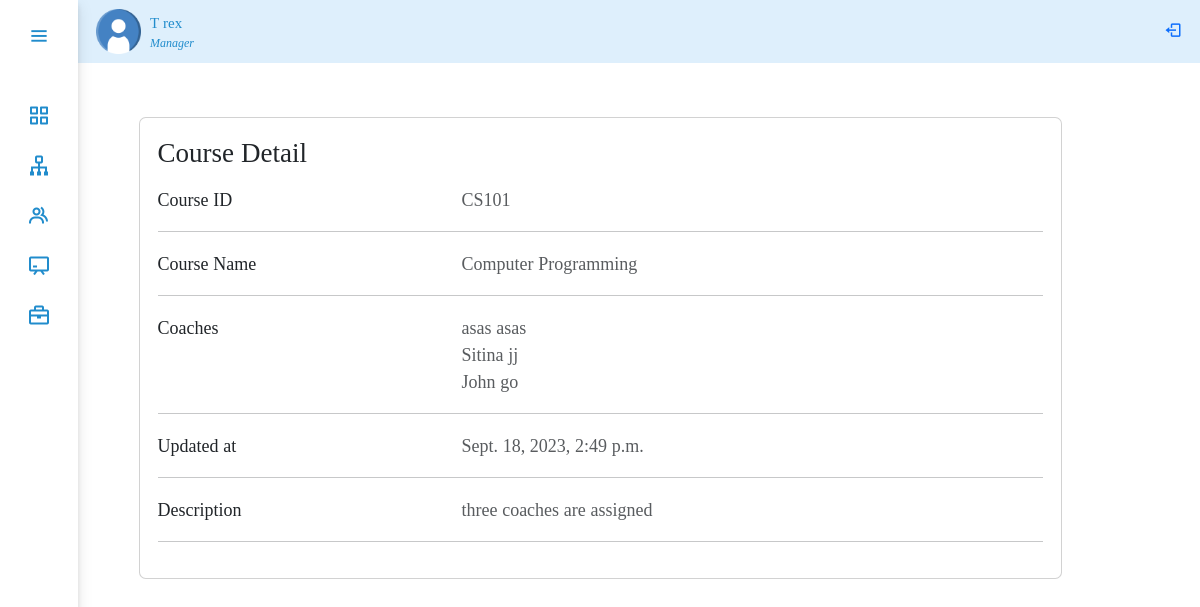
The page /panel/courses/1/ (signed in) on the database its author committed.
### performance/models.py (models this page shows, shortened)
class CustomUser(AbstractBaseUser, PermissionsMixin):
    user_id = models.CharField(max_length=10, unique=True)
    first_name = models.CharField(max_length=30)
    last_name = models.CharField(max_length=30)
    is_active = models.BooleanField(default=True)
    is_manager = models.BooleanField(default=False)
    is_employee = models.BooleanField(default=False)
    is_admin = models.BooleanField(default=False)
    is_staff = models.BooleanField(default=False)
    is_superuser = models.BooleanField(default=False)
    objects = UserManager()
    USERNAME_FIELD = 'user_id'
    REQUIRED_FIELDS = ['first_name', 'last_name']
    class Meta:
        permissions = [
            ("view_manager_pages", "Can view manager pages"),
            ("view_employee_pages", "Can view employee pages"),
        ]

class Course(models.Model):
    course_id = models.CharField(max_length=50, null=True)
    course_name = models.CharField(max_length=100, null=True)
    coach = models.ManyToManyField(Employee, blank=True)
    description = models.TextField(blank=True, null=True)
    updated_at = models.DateTimeField(auto_now=True)

class Employee(models.Model):
    user = models.OneToOneField(
        CustomUser, on_delete=models.CASCADE, null=True, blank=True, related_name='user')
    GENDER_CHOICES = (
        ('M', 'Male'),
        ('F', 'Female'),
    )
    MARITAL_STATUS_CHOICES = (
        ('S', 'Single'),
        ('M', 'Married'),
        ('D', 'Divorced'),
        ('W', 'Widowed'),
    )
    EMPLOYMENT_TYPE_CHOICES = (
        ('fulltime_permanent', 'Fulltime Permanent'),
        ('fulltime_probation', 'Fulltime Probation'),
        ('part_time_contract', 'Part Time Contract'),
    )
    STATUS_CHOICES = (
        ('A', 'Active'),
        ('IN', 'Inactive'),
    )
    avatar = models.ImageField(upload_to='avatar/', null=True, blank=True)
    gender = models.CharField(max_length=1, choices=GENDER_CHOICES, null=True)
    dob = models.DateField(blank=True, null=True)
    nationality = models.CharField(max_length=100, null=True, blank=True)
    marital_status = models.CharField(
        max_length=50, choices=MARITAL_STATUS_CHOICES, null=True, blank=True)
    phone_number = models.CharField(max_length=20, null=True, blank=True)
    email = models.EmailField(max_length=254)
    address = models.CharField(max_length=100, null=True, blank=True)
    joined_date = models.DateField(null=True)
    department = models.ForeignKey(
        Department, on_delete=models.SET_NULL, null=True, blank=True)
    designation = models.ForeignKey(
        Designation, on_delete=models.SET_NULL, null=True)
    employment_type = models.CharField(
        max_length=20, choices=EMPLOYMENT_TYPE_CHOICES, null=True)
    salary = models.DecimalField(
        max_digits=10, decimal_places=2, null=True, blank=True)
    promotion_designation = models.ForeignKey(
        Designation, on_delete=models.SET_NULL, related_name='promotion', null=True, blank=True)
    manager = models.ForeignKey(
        CustomUser, on_delete=models.SET_NULL, null=True, blank=True)
    created_at = models.DateTimeField(auto_now_add=True, null=True, blank=True)
    updated_at = models.DateTimeField(auto_now=True, null=True, blank=True)
    status = models.CharField(max_length=50, null=True, choices=STATUS_CHOICES)
    note = models.TextField(blank=True, null=True)
    objects = ActiveEmployeeManager()

### performance/views.py (the view)
class CourseDetailView(UserPassesTestMixin, DetailView):
    model = Course
    template_name = 'performance/course/course_detail.html'
    context_object_name = 'course_detail'
    def test_func(self):
        return is_manager(self.request.user)

### performance/models.py (called while the page is built)
    def get_queryset(self):
        return super().get_queryset().exclude(status='In')

### performance/views.py (called while the page is built)
def is_manager(user):
    return user.is_authenticated and user.is_manager

### performance/templates/performance/course/course_detail.html (shortened to what this page needs)
{% extends 'performance/adminPanel.html' %}
{% load static %}
{% block body %}
<section>
  <div class="container py-5">
    <div class="row">
      <div class="col-lg-10 mx-auto">
        <div class="card mb-4">
          <div class="card-body">
            <h4 class="mb-3">Course Detail</h4>
            <div class="row">
              <div class="col-sm-4">
                <p class="mb-0">Course ID</p>
              </div>
              <div class="col-sm-8">
                <p class="text-muted mb-0">{{course_detail.course_id}}</p>
              </div>
            </div>
            <hr>
            <div class="row">
              <div class="col-sm-4">
                <p class="mb-0">Course Name</p>
              </div>
              <div class="col-sm-8">
                <p class="text-muted mb-0">{{course_detail.course_name}} </p>
              </div>
            </div>
             <hr>
            <div class="row">
              <div class="col-sm-4">
                <p class="mb-0">Coaches</p>
              </div>
              <div class="col-sm-8">
                {% for coach in course_detail.coach.all %}
                  <p class="text-muted mb-0">{{coach.user.first_name}} {{coach.user.last_name}}</p>
                {% endfor %}
              </div>
            </div>
            <hr>
            <div class="row">
              <div class="col-sm-4">
                <p class="mb-0">Updated at</p>
              </div>
              <div class="col-sm-8">
                <p class="text-muted mb-0">{{course_detail.updated_at}}</p>
              </div>
            </div>
            <hr>
            <div class="row">
              <div class="col-sm-4">
                <p class="mb-0">Description</p>
              </div>
              <div class="col-sm-8">
                <p class="text-muted mb-0">{{course_detail.description}}</p>
              </div>
            </div>
            <hr>
            </div>
          </div>
        </div>
      </div>
    </div>
</section>
{% endblock body%}

### performance/templates/performance/adminPanel.html (shortened to what this page needs)
{% extends 'performance/base.html' %}
{% load static %}
{% block sidebar %}
<div class="sidebar">
  <div class="logo_details">
    <i class="bx bx-menu" id="btns"></i>
  </div>
  <ul class="nav-list">
    <li>
      {% if user.is_manager %}
       <a href="{% url 'dashboard' %}">
        <i class="bx bx-grid-alt"></i>
      </a>
      {% endif %}
    </li>
    {% if user.is_manager %}
    <li>
      <a href="{% url 'department' %}">
        <i class="bx bx-sitemap"></i>
      </a>
    </li>
    {% endif %}
    {% if user.is_manager %}
    <li>
      <a href="{% url 'employees'  %}">
        <i class="bx bx-group"></i>
      </a>
    </li>
    {% endif %}
    <li>
      {% if user.is_manager %}
      <a href="{% url 'training' %}">
        <i class="bx bx-chalkboard"></i>
      </a>
      {% endif %}
    </li>
     <li>
      {% if user.is_manager %}
      <a href="{% url 'development' %}">
        <i class="bx bx-briefcase"></i>
      </a>
      {% endif %}
    </li>
  </ul>
</div>
<nav class="navbar mainNav">
    <ul class="nav">
      <li class="nav-item profile">
        <div class="profile_details d-flex mx-3">
          <img src="{% static 'performance/images/user.png' %}" width="45" alt="">
          <div class="profile_content mx-2 my-auto">
            <div class="name">{{user.first_name}} {{user.last_name}}</div>
            {% if user.is_manager %}
            <div class="designation">Manager</div>
            {% endif %}
          </div>
        </div>
      </li>
    </ul>
    <span class="navbar-text small pe-3">
      <form action="{% url 'logout' %}" method="post">
      <button type="submit" style="border:none; background:transparent; "> <i class="bx bx-log-out text-primary" id="log_out"></i></button>
    </form>
    </span>
</nav>
{% endblock sidebar %}

### performance/static/performance/css/style.css (style rules this page uses)
:root { --color-default: #218ccc; --color-second:#DEEFFC; --color-white:#fff; --color-body:#e4e9f7; --color-light:#e0e0e0; }
* { margin: 0; padding: 0; font-size: 18px; font-family: 'Noto Serif Georgian', serif; text-align: justify; box-sizing: border-box; }
span { color: var(--color-default); font-size: 50px; }
.sidebar { min-height: 100vh; width: 78px; padding: 6px 14px; z-index: 99; background-color: var(--color-white); transition: all .5s ease; position: fixed; top: 0; left: 0; margin: 0; padding: 0 auto; box-shadow: 0 4px 6px rgba(0, 0, 0, 0.1), 0 5px 15px rgba(0, 0, 0, 0.1); }
.sidebar .logo_details { height: 60px; display: flex; align-items: center; position: relative; }
.sidebar .logo_details #btns { position: absolute; top:50%; right: 0; transform: translateY(-50%); font-size: 23px; text-align: center; cursor: pointer; transition: all .5s ease; }
.sidebar i { color:var(--color-default); height: 60px; line-height: 60px; min-width: 50px; font-size: 25px; text-align: center; }
.sidebar .nav-list { margin-top: 30px; height: 100%; padding: 0; }
.sidebar li { position: relative; margin:8px 0; list-style: none; }
.sidebar li a { display: flex; height: 100%; width: 100%; align-items: center; text-decoration: none; position: relative; transition: all .5s ease; z-index: 12; }
.sidebar li a::after { content: ""; position: absolute; width: 100%; height: 100%; transform: scaleX(0); background-color: var(--color-second); border-radius: 5px; transition: transform 0.3s ease-in-out; transform-origin: left; z-index: -2; }
.sidebar li i { height: 42px; line-height: 40px; font-size: 24px; }
.mainNav { background-color: var(--color-second); position: relative; top: 0; left: 78px; width: calc(100% - 78px); transition: all .5s ease; z-index: 2; }
.mainNav li.profile .name, .mainNav li.profile .designation { font-size: 15px; font-weight: 400; color:var(--color-default); white-space: nowrap; }
.mainNav li.profile .designation { font-size: 12px; font-style: italic; }

### rows shown on the page
CustomUser: first_name "T", last_name "rex"
Course: course_id "CS101", course_name "Computer Programming", updated_at "Sept. 18, 2023, 2:49 p.m.", description "three coaches are assigned"
Employee: user.first_name "asas", user.last_name "asas"
Employee: user.first_name "Sitina", user.last_name "jj"
Employee: user.first_name "John", user.last_name "go"
